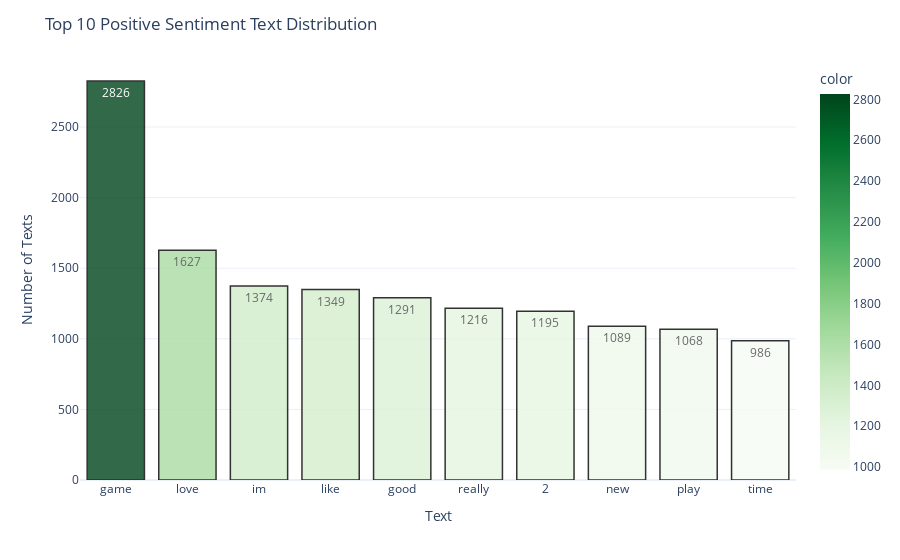

The code cell stored with this chart in its notebook:
### Code cell
#Positive sentiment text distribution 
positive_words = preprocess (train_df.loc [train_df[ 'Sentiment'] == 'Positive']['Content'])
positive_words_df = create_freq_df (positive_words)
top10_positive_words=positive_words_df[:10]

plot_text_distribution (top10_positive_words ['Term'], top10_positive_words [ 'Frequency'],
'Greens', 'Top 10 Positive Sentiment Text Distribution', 'Text', 'Number of Texts')
create_wordcloud (positive_words_df, 'Positive Sentiment Text Distribution', 'BuGn')

### Figure 1 — Plotly figure (JSON) as saved in the notebook; plotly's stock layout.template omitted (floating-point values rounded to 4 significant figures)
{"data": [{"alignmentgroup": "True", "hovertemplate": "x=%{x}<br>y=%{y}<br>text=%{text}<br>color=%{marker.color}<extra></extra>", "legendgroup": "", "marker": {"color": [2826, 1627, 1374, 1349, 1291, 1216, 1195, 1089, 1068, 986], "coloraxis": "coloraxis", "line": {"color": "black", "width": 1.5}, "pattern": {"shape": ""}}, "name": "", "offsetgroup": "", "opacity": 0.8, "orientation": "v", "showlegend": false, "text": [2826, 1627, 1374, 1349, 1291, 1216, 1195, 1089, 1068, 986], "textposition": "auto", "type": "bar", "x": ["game", "love", "im", "like", "good", "really", "2", "new", "play", "time"], "xaxis": "x", "y": [2826, 1627, 1374, 1349, 1291, 1216, 1195, 1089, 1068, 986], "yaxis": "y"}], "layout": {"barmode": "relative", "coloraxis": {"colorbar": {"title": {"text": "color"}}, "colorscale": [[0, "rgb(247,252,245)"], [0.125, "rgb(229,245,224)"], [0.25, "rgb(199,233,192)"], [0.375, "rgb(161,217,155)"], [0.5, "rgb(116,196,118)"], [0.625, "rgb(65,171,93)"], [0.75, "rgb(35,139,69)"], [0.875, "rgb(0,109,44)"], [1, "rgb(0,68,27)"]]}, "legend": {"tracegroupgap": 0}, "margin": {"t": 60}, "title": {"text": "Top 10 Positive Sentiment Text Distribution"}, "xaxis": {"anchor": "y", "domain": [0, 1], "title": {"text": "Text"}}, "yaxis": {"anchor": "x", "domain": [0, 1], "title": {"text": "Number of Texts"}}}}
